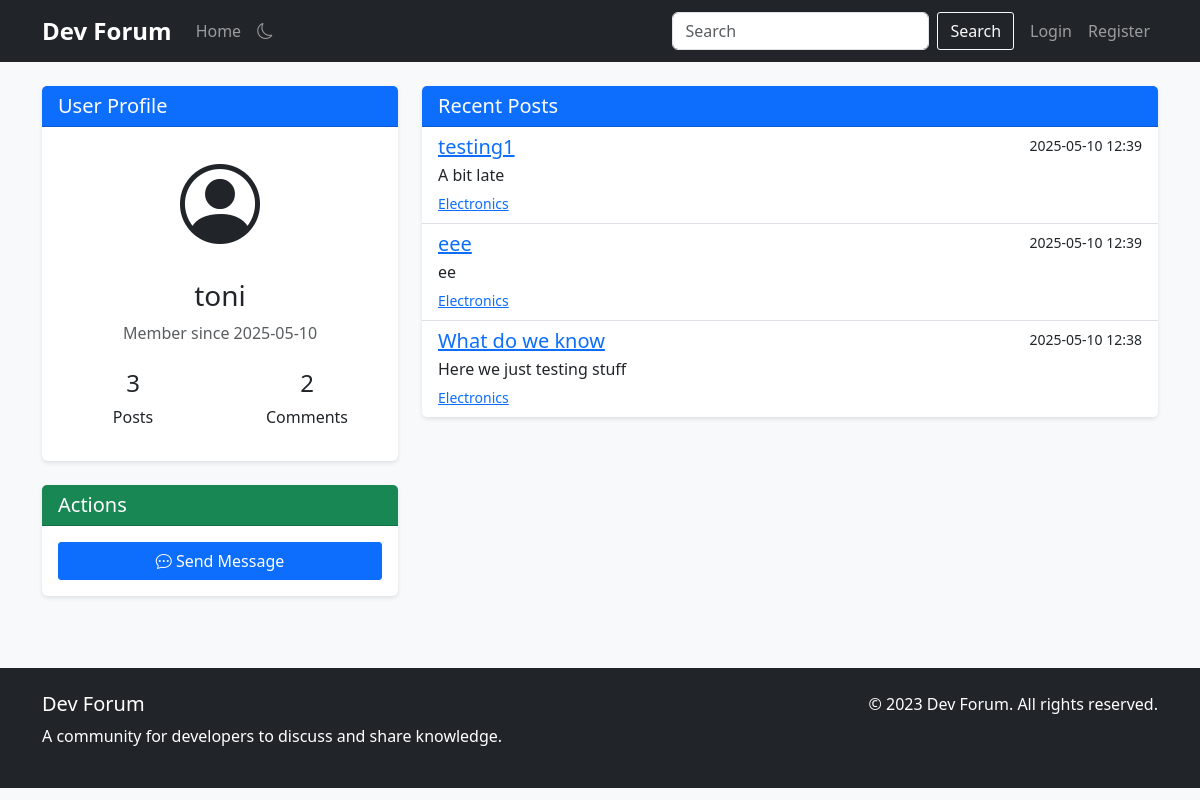
The page /profile/toni on the database its author committed.
### app.py (models this page shows, shortened)
class User(db.Model, UserMixin):
    id = db.Column(db.Integer, primary_key=True)
    username = db.Column(db.String(80), unique=True, nullable=False, index=True)
    email = db.Column(db.String(120), unique=True, nullable=False, index=True)
    password_hash = db.Column(db.String(128))
    bio = db.Column(db.Text, nullable=True)
    join_date = db.Column(db.DateTime, default=datetime.utcnow, index=True)
    is_admin = db.Column(db.Boolean, default=False)
    posts = db.relationship('Post', backref='author', lazy='dynamic', cascade='all, delete-orphan')
    comments = db.relationship('Comment', backref='author', lazy='dynamic', cascade='all, delete-orphan')

class Post(db.Model):
    id = db.Column(db.Integer, primary_key=True)
    content = db.Column(db.Text, nullable=False)
    created_at = db.Column(db.DateTime, default=datetime.utcnow, index=True)
    updated_at = db.Column(db.DateTime, default=datetime.utcnow, onupdate=datetime.utcnow)
    user_id = db.Column(db.Integer, db.ForeignKey('user.id'), nullable=False, index=True)
    topic_id = db.Column(db.Integer, db.ForeignKey('topic.id'), nullable=False, index=True)
    comments = db.relationship('Comment', backref='post', lazy='dynamic', cascade='all, delete-orphan')

class Topic(db.Model):
    id = db.Column(db.Integer, primary_key=True)
    title = db.Column(db.String(100), nullable=False, index=True)
    description = db.Column(db.Text, nullable=True)
    created_at = db.Column(db.DateTime, default=datetime.utcnow, index=True)
    category_id = db.Column(db.Integer, db.ForeignKey('category.id'), nullable=False, index=True)
    posts = db.relationship('Post', backref='topic', lazy='dynamic', cascade='all, delete-orphan')

class Category(db.Model):
    id = db.Column(db.Integer, primary_key=True)
    name = db.Column(db.String(100), nullable=False, index=True)
    description = db.Column(db.Text, nullable=True)
    topics = db.relationship('Topic', backref='category', lazy='dynamic', cascade='all, delete-orphan')

### app.py (the view)
@app.route('/profile/<username>')
def profile(username):
    user = User.query.filter_by(username=username).first_or_404()
    posts = Post.query.filter_by(user_id=user.id).order_by(Post.created_at.desc()).all()
    return render_template('profile.html', user=user, posts=posts)

### app.py (called while the page is built)
@app.context_processor
def utility_processor():
    def recent_topics(limit=5):
        return Topic.query.order_by(Topic.created_at.desc()).limit(limit).all()
    def recent_posts(limit=5):
        return Post.query.order_by(Post.created_at.desc()).limit(limit).all()
    def user_count():
        return User.query.count()
    def topic_count():
        return Topic.query.count()
    def post_count():
        return Post.query.count()
    return {
        'recent_topics': recent_topics,
        'recent_posts': recent_posts,
        'user_count': user_count,
        'topic_count': topic_count,
        'post_count': post_count
    }

### templates/profile.html (shortened to what this page needs)
{% extends "base.html" %}
{% block content %}
<div class="row">
    <div class="col-md-4">
        <div class="card mb-4">
            <div class="card-header bg-primary text-white">
                <h5 class="mb-0">User Profile</h5>
            </div>
            <div class="card-body text-center">
                <div class="mb-3">
                    <i class="bi bi-person-circle" style="font-size: 5rem;"></i>
                </div>
                <h3>{{ user.username }}</h3>
                <p class="text-muted">Member since {{ user.join_date.strftime('%Y-%m-%d') }}</p>
                <div class="row text-center mt-4">
                    <div class="col-6">
                        <h4>{{ user.posts.count() }}</h4>
                        <p>Posts</p>
                    </div>
                    <div class="col-6">
                        <h4>{{ user.comments.count() }}</h4>
                        <p>Comments</p>
                    </div>
                </div>
            </div>
        </div>
        <div class="card mb-4">
            <div class="card-header bg-success text-white">
                <h5 class="mb-0">Actions</h5>
            </div>
            <div class="card-body">
                <div class="d-grid gap-2">
                    {% if user == current_user %}
                    <a href="{{ url_for('edit_profile') }}" class="btn btn-primary">
                        <i class="bi bi-pencil-square"></i> Edit Profile
                    </a>
                    {% else %}
                    <a href="{{ url_for('new_message', username=user.username) }}" class="btn btn-primary">
                        <i class="bi bi-chat-dots"></i> Send Message
                    </a>
                    {% endif %}
                </div>
            </div>
        </div>
    </div>
    <div class="col-md-8">
        <div class="card">
            <div class="card-header bg-primary text-white">
                <h5 class="mb-0">Recent Posts</h5>
            </div>
            <div class="list-group list-group-flush">
                {% for post in posts %}
                <div class="list-group-item">
                    <div class="d-flex justify-content-between">
                        <h5 class="mb-1">
                            <a href="{{ url_for('topic', topic_id=post.topic_id) }}">{{ post.topic.title }}</a>
                        </h5>
                        <small>{{ post.created_at.strftime('%Y-%m-%d %H:%M') }}</small>
                    </div>
                    <p class="mb-1">{{ post.content|truncate(200) }}</p>
                    <small>
                        <a href="{{ url_for('category', category_id=post.topic.category_id) }}">{{ post.topic.category.name }}</a>
                    </small>
                </div>
                {% else %}
                <div class="list-group-item">
                    <p class="mb-0">No posts yet.</p>
                </div>
                {% endfor %}
            </div>
        </div>
    </div>
</div>
{% endblock %}

### static/css/style.css (style rules this page uses)
body { font-family: 'Segoe UI', Tahoma, Geneva, Verdana, sans-serif; background-color: #f8f9fa; color: #333; }
.card { box-shadow: 0 2px 4px rgba(0, 0, 0, 0.1); border: none; margin-bottom: 20px; }
.card-header { font-weight: bold; }
.btn { border-radius: 3px; }

### rows shown on the page
User: username "toni", join_date "2025-05-10"
Post: topic "testing1", created_at "2025-05-10 12:39", content "A bit late", topic.category.name "Electronics"
Post: topic "eee", created_at "2025-05-10 12:39", content "ee", topic.category.name "Electronics"
Post: topic "What do we know", created_at "2025-05-10 12:38", content "Here we just testing stuff", topic.category.name "Electronics"

### other values the page prints
{{ user.posts.count() }} "3"
{{ user.comments.count() }} "2"
